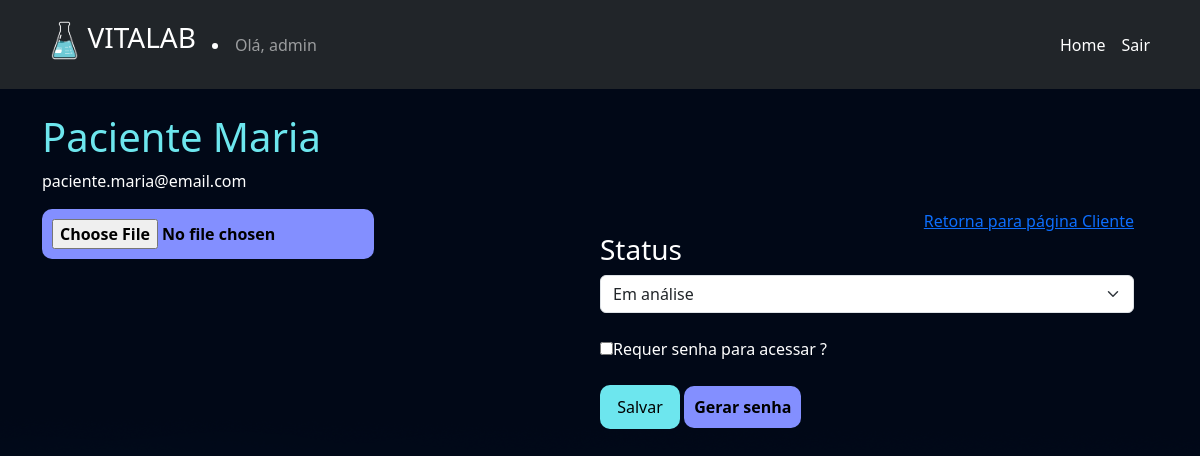
The page /empresarial/exame_cliente/43 (signed in) on the database as committed earlier.
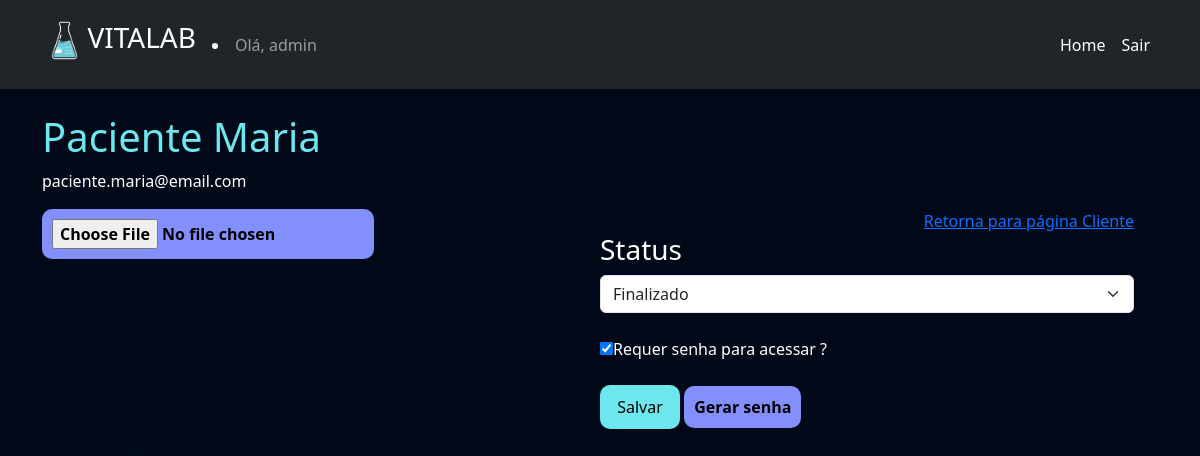
The same page on the database as committed later.
### exames/models.py (models this page shows, shortened)
class SolicitacaoExame(models.Model):
	choice_status = (
		('E', 'Em análise'),
		('F', 'Finalizado'),
		('C', 'Cancelado')
	)
	usuario = models.ForeignKey(User, on_delete=models.DO_NOTHING)
	exame = models.ForeignKey(TiposExames, on_delete=models.DO_NOTHING)
	status = models.CharField(max_length=2, choices=choice_status)
	resultado = models.FileField(upload_to="resultados", null=True, blank=True)
	requer_senha = models.BooleanField(default=False)
	senha = models.CharField(max_length=6, null=True, blank=True)

### empresarial/views.py (the view)
# urls.py: path('exame_cliente/<int:exame_id>', views.exame_cliente, name="exame_cliente"),
@staff_member_required
def exame_cliente(request, exame_id):
    exame = SolicitacaoExame.objects.get(id=exame_id)
    return render(request, 'exame_cliente.html', {'exame': exame})

### empresarial/templates/exame_cliente.html (shortened to what this page needs)
{% extends "bases/base.html" %}
{% load static %}
{% block 'head' %}
    <link href="{% static 'exames/css/css.css' %}" rel="stylesheet">
    <link href="{% static 'exames/css/gerenciar_pedidos.css' %}" rel="stylesheet">
    <link href="{% static 'exames/css/gerenciar_exames.css' %}" rel="stylesheet">
{% endblock 'head' %}
{% block 'conteudo' %}
    <br>
    <div class="container">
        <div class="row">
        <h3 class="font-destaque">{{exame.usuario.get_full_name}}</h3>
        <p>{{exame.usuario.email}}</p>
        <br>
        <div class="row">
            <div class="col-md-6">
                <form action="{% url "alterar_dados_exame" exame.id %}" method="POST" enctype="multipart/form-data">{% csrf_token %}
                    <input type="FILE" value="Alterar PDF" class="btn-secundario" name="resultado">
                    <br>
                    <br>
            </div>
            <div class="col-md-6">
                <div style="text-align:right">
                    <a href="javascript:history.back()" class="btn-custom"> Retorna para página Cliente</a>
                </div>
                <h3>Status</h3>
                <select name="status" id="" class="form-select">
                    <option style="color: black;" {% if exame.status == "E" %}selected{% endif %} value="E">Em análise</option>
                    <option style="color: black;" {% if exame.status == "F" %}selected{% endif %} value="F">Finalizado</option>
                </select>
                <br>
                <input type="checkbox" name="requer_senha" id="" {% if exame.requer_senha %}checked{% endif %}><label for="">Requer senha para acessar ?</label>
                <br>
                <br>
                <input type="submit" value="Salvar" class="btn-default">
                <a style="text-decoration: none;" href="{% url 'gerar_senha' exame.id %}" class="btn-secundario">Gerar senha</a>
            </div>
        </div>
    </div>
{% endblock 'conteudo' %}

Rows that differ between the two databases and show on the page:
changed SolicitacaoExame "Paciente Maria": status "Em análise" → "Finalizado"; requer_senha "☐" → "☑"
